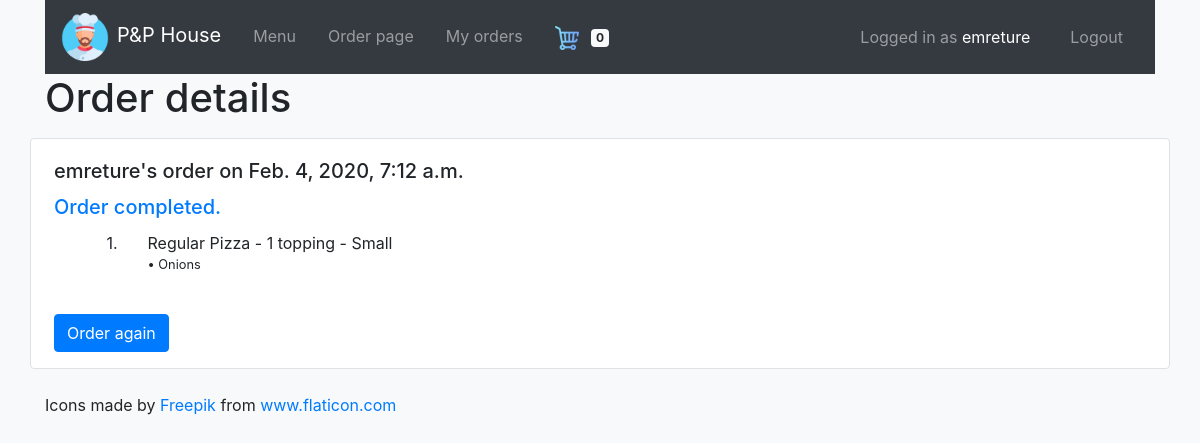
Screenshot of /orders/2 (signed in) with the database file from the repository.
### orders/models.py (models this page shows, shortened)
class Order(models.Model):
    user = models.ForeignKey(User, on_delete=models.DO_NOTHING, related_name="order_user")
    order_date = models.DateTimeField(auto_now_add=True)
    is_completed = models.BooleanField()

class OrderItem(models.Model):
    order = models.ForeignKey(Order, on_delete=models.DO_NOTHING, related_name="order")
    menu_item = models.ForeignKey(MenuItem, on_delete=models.DO_NOTHING, related_name="order_menu_item")
    toppings = models.ManyToManyField(Topping, blank=True, related_name="order_toppings")
    sub_additions = models.ManyToManyField(SubAddition, blank=True, related_name="order_sub_additions")

class MenuItem(models.Model):
    meal = models.ForeignKey(Meal, on_delete=models.DO_NOTHING, related_name="items")
    meal_size = models.ForeignKey(MealSize, on_delete=models.DO_NOTHING, related_name="sizes", blank=True, null=True)
    toppings_count = models.IntegerField(blank=True, null=True)
    price = models.FloatField()
    def __str__(self):
        if self.meal_size:
            return f"{self.meal} - {self.meal_size}"
        else:
            return f"{self.meal}"

class Meal(models.Model):
    name = models.CharField(max_length=64)
    meal_type = models.ForeignKey(MealType, on_delete=models.DO_NOTHING, related_name="types")
    def __str__(self):
        return f"{self.meal_type} - {self.name}"

class MealType(models.Model):
    name = models.CharField(max_length=64)
    has_sub_additions = models.BooleanField()
    has_toppings = models.BooleanField()
    def __str__(self):
        return f"{self.name}"

class MealSize(models.Model):
    name = models.CharField(max_length=16)
    def __str__(self):
        return f"{self.name}"

class Topping(models.Model):
    name = models.CharField(max_length=64)
    def __str__(self):
        return f"{self.name}"

### orders/views.py (the view, shortened to what this page needs)
# urls.py: path("orders/", views.orders, name="orders"),
@login_required(login_url="users:login")
def orders(request, order_id=None):
    context = {
        "cart_items_count": Cart.objects.filter(user=request.user).count()
    }
    if order_id is None:
        if request.method == "POST":
            form = request.POST
            order_id = form.get("order_id")
            action = form.get("action")
            _filter = form.get("filter")
            try:
                _order = Order.objects.get(pk=order_id)
            except Order.DoesNotExist:
                return HttpResponseNotFound("<h1>Order not found!</h1>")
            context['filter_sel'] = _filter
            if action == "mark_as_completed":
                _order.is_completed = True
                _order.save()
            elif action == "mark_as_pending":
                _order.is_completed = False
                _order.save()
        if request.user.is_superuser:
            context['orders'] = Order.objects.all()
        else:
            context['orders'] = Order.objects.filter(user=request.user)
        return render(request, "orders/order-list.html", context)
    else:
        try:
            _order = Order.objects.get(pk=order_id)
        except Order.DoesNotExist:
            return HttpResponseNotFound("<h1>Order not found!</h1>")
        if request.user != _order.user and not request.user.is_superuser:
            return HttpResponseNotFound("<h1>Order not found!</h1>")
        context['order_items'] = OrderItem.objects.filter(order=_order)
        context['order'] = _order
        return render(request, "orders/order-detail.html", context)

### orders/templates/orders/order-detail.html (shortened to what this page needs)
{% extends "orders/base.html" %}
{% load static %}
{% block body %}
<div class="container">
  <h1>Order details</h1>
</div>
<div class="container bg-white py-3 my-3 border rounded">
  <div class="row px-2 pt-1">
    <div class="col-auto">
      <h5>{{ order.user.username }}'s order on {{ order.order_date }}</h5>
    </div>
  </div>
  <div class="row px-2 pt-1">
    <div class="col-auto">
      {% if order.is_completed %}
      <h5 class="text-primary">Order completed.</h5>
      {% else %}
      <h5 class="text-danger">Order pending.</h5>
      {% endif %}
    </div>
  </div>
  {% for item in order_items %}
  <div class="row px-2 pt-1">
    <div class="col-sm-1 text-right">
      {{ forloop.counter }}.
    </div>
    <div class="col-sm-3">
      {{ item.menu_item }}
      {% if item.toppings.all %}
      <ul class="list-unstyled small">
      {% for topping in item.toppings.all %}
        <li class="">
        &bull; {{ topping }}
        </li>
      {% endfor %}
      </ul>
      {% endif %}
    </div>
  </div>
  {% endfor %}
  {% if request.user.is_superuser %}
  <form method="post">
    {% csrf_token %}
    <input type="hidden" name="order_id" value="{{ order.id }}">
    <div class="row px-2 pt-4">
      <div class="col-sm-4">
        {% if order.is_completed %}
        <button type="submit" class="btn btn-secondary mark-button">Mark order as pending</button>
        <input type="hidden" name="action" value="mark_as_pending">
        {% else %}
        <button type="submit" class="btn btn-primary mark-button">Mark order as completed</button>
        <input type="hidden" name="action" value="mark_as_completed">
        {% endif %}
      </div>
    </div>
  </form>
  {% else %}
  {% if order.is_completed %}
  <form action="{% url 'orders:re_order' %}" method="post">
    <div class="row px-2 pt-4">
      <div class="col-sm-4">
        <button type="submit" class="btn btn-primary mark-button">Order again</button>
      </div>
    </div>
  </form>
  {% endif %}
  {% endif %}
</div>
{% endblock %}

### orders/templates/orders/includes/navbar.html (shortened to what this page needs)
{% load static %}
<div class="container">
  <nav class="navbar navbar-expand-lg bg-dark navbar-dark">
    <a class="navbar-brand" href="{% url 'orders:index' %}"><img src="{% static 'chef.png' %}" alt="Logo" style="width:48px;" class="mr-sm-2">P&P House</a>
    <div class="collapse navbar-collapse" id="navbarSupportedContent">
      <ul class="navbar-nav mr-auto">
        <li class="navbar-item px-2">
          <a class="nav-link" href="{% url 'orders:index' %}">Menu</a>
        </li>
        {% if request.user.is_authenticated %}
        <li class="navbar-item px-2">
          <a class="nav-link" href="{% url 'orders:order' %}">Order page</a>
        </li>
        <li class="navbar-item px-2">
          {% if request.user.is_superuser %}
          <a class="nav-link" href="{% url 'orders:orders' %}">View orders</a>
          {% else %}
          <a class="nav-link" href="{% url 'orders:orders' %}">My orders</a>
          {% endif %}
        </li>
        <li class="navbar-item px-2">
          <a class="nav-link" href="{% url 'orders:cart' %}">
            <img src="{% static 'shopping-cart4.png' %}" alt="Shopping cart" style="width:24px;" class="mr-sm-2">
            <span id="cart-items-count" class="badge badge-light">{{ cart_items_count|default:0 }}</span>
          </a>
        </li>
        {% endif %}
      </ul>
      <ul class="navbar-nav ml-auto">
        {% if request.user.is_authenticated %}
        <li class="navbar-text px-4">
          Logged in as <span class="text-white">{{ request.user.username }}</span>
        </li>
        <li class="navbar-item px-2">
          <a class="nav-link" href="{% url 'users:logout' %}">Logout</a>
        </li>
        {% endif %}
      </ul>
    </div>
  </nav>
</div>

### orders/static/css/orders.css (style rules this page uses)
:root { --red-orange: #ff2a1e; --selective-yellow: #ffb700; --pear: #d3e11d; --lime-green: #46c230; }

### rows the page displays
Order: user.username "emreture", order_date "Feb. 4, 2020, 7:12 a.m."
OrderItem: menu_item "Regular Pizza - 1 topping - Small"
Topping: name "Onions"

### other values shown
{{ cart_items_count|default:0 }} "0"
{{ request.user.username }} "emreture"
